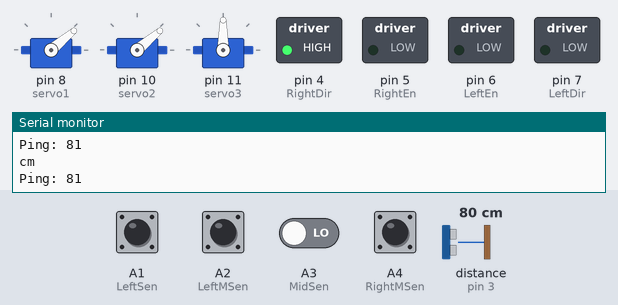
This sketch was run on a simulated Arduino Uno, built with avr-gcc and run on an emulated ATmega328P. Shown: 3 × servo, switched loads named in the sketch (green lamp = pin HIGH), the last lines printed to the serial monitor. The test bench sets the inputs (shaded band); at power-on: A1 (LeftSen), A2 (LeftMSen), A4 (RightMSen) HIGH, A3 (MidSen) LOW, distance to the obstacle (sensor on pin 3) 80 cm. The echo pulse lasts 58.3 µs per cm.

Above: at 1.2 s.
1.3 s: distance to the obstacle (sensor on pin 3) set to 6 cm
3.5 s: distance to the obstacle (sensor on pin 3) set to 3 cm
At 13.6 s:
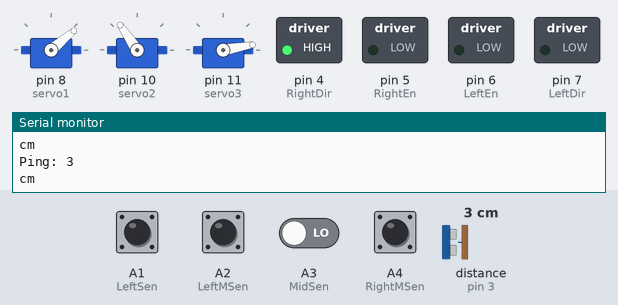
At 17.7 s:
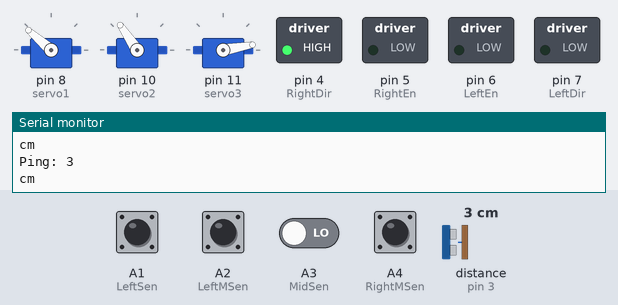
Timing chart, 0 to 24.2 s (numbered marks = the images above; inputs shaded):
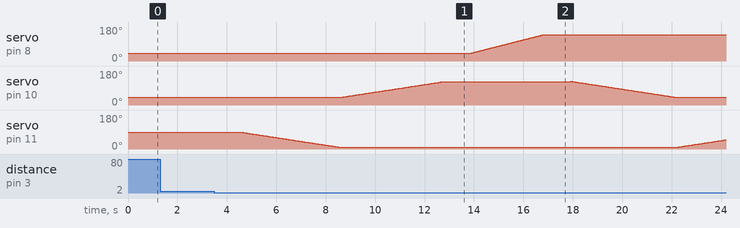

The sketch:

Line_Following_Robot_LSS05_with_robotic_arm_and_Ultrasonic.ino
```cpp
//Author Lukas Johnnyy
//Visit My Facebook Lukas Johnny


//--------For Ultrasonic----------
#include <NewPing.h>
//-----------For Servo Motor----------
#include <Servo.h>

//Define Ultrasonic pin
#define trigPin 2
#define echoPin 3
#define stop_distance 200
int ballFound = 0;
int basketFound = 0;

NewPing sonar(trigPin, echoPin, stop_distance);
int distance;
long duration;

int servo_1 = 0;
int servo_2 = 0;
int servo_3 = 0;

//Define Servo
Servo servo1;
Servo servo2;
Servo servo3;

//Pin declaration
int RightEn = 5;
int RightDir = 4;
int LeftEn = 6;
int LeftDir = 7;
int LeftSen = A1;
int LeftMSen = A2;
int MidSen = A3;
int RightMSen = A4;
int RightSen = A5;

void setup()
{
  Serial.begin(115200);
  //Motor Driver Pin Setup
  pinMode(RightEn,OUTPUT);
  pinMode(RightDir,OUTPUT);
  pinMode(LeftEn,OUTPUT);
  pinMode(LeftDir,OUTPUT);

  digitalWrite(RightDir,HIGH);
  digitalWrite(LeftDir,LOW);

  //LSS05 Auto-Calibrating Line Sensor Pin Setup
  pinMode(LeftSen,INPUT);
  pinMode(LeftMSen,INPUT);
  pinMode(MidSen,INPUT);
  pinMode(RightMSen,INPUT);
  pinMode(RightSen,INPUT);

  //Setup for servo motors
  servo1.attach(8);
  servo2.attach(10);
  servo3.attach(11);

  //Setup for initial position of the servos
  servo1.write(40); //gripper
  servo2.write(40); //gripper supporter
  servo3.write(90); //stand for servo

  //Declare Ultrasonic state
  pinMode(trigPin, OUTPUT);
  pinMode(echoPin, INPUT);
}

void loop()
{
  if((digitalRead(LeftSen)==0)&&(digitalRead(LeftMSen)==0)&&(digitalRead(MidSen)==1)&&(digitalRead(RightMSen)==0)&&(digitalRead(RightSen)==0))
  {
    analogWrite(RightEn, 200);   //PWM Speed Control
    analogWrite(LeftEn, 200);   //PWM Speed Control
  }
  else if((digitalRead(LeftSen)==0)&&(digitalRead(LeftMSen)==1)&&(digitalRead(MidSen)==1)&&(digitalRead(RightMSen)==0)&&(digitalRead(RightSen)==0))
  {
    analogWrite(RightEn, 200);   //PWM Speed Control
    analogWrite(LeftEn, 140);   //PWM Speed Control
  }
  else if((digitalRead(LeftSen)==0)&&(digitalRead(LeftMSen)==1)&&(digitalRead(MidSen)==0)&&(digitalRead(RightMSen)==0)&&(digitalRead(RightSen)==0))
  {
    analogWrite(RightEn, 200);   //PWM Speed Control
    analogWrite(LeftEn, 90);   //PWM Speed Control
  }
  else if((digitalRead(LeftSen)==1)&&(digitalRead(LeftMSen)==1)&&(digitalRead(MidSen)==0)&&(digitalRead(RightMSen)==0)&&(digitalRead(RightSen)==0))
  {
    analogWrite(RightEn, 200);   //PWM Speed Control
    analogWrite(LeftEn, 50);   //PWM Speed Control
  }
  else if((digitalRead(LeftSen)==1)&&(digitalRead(LeftMSen)==0)&&(digitalRead(MidSen)==0)&&(digitalRead(RightMSen)==0)&&(digitalRead(RightSen)==0))
  {
    analogWrite(RightEn, 200);   //PWM Speed Control
    analogWrite(LeftEn, 0);   //PWM Speed Control
  }
  else if((digitalRead(LeftSen)==0)&&(digitalRead(LeftMSen)==0)&&(digitalRead(MidSen)==1)&&(digitalRead(RightMSen)==1)&&(digitalRead(RightSen)==0))
  {
    analogWrite(RightEn, 140);   //PWM Speed Control
    analogWrite(LeftEn, 200);   //PWM Speed Control
  }
  else if((digitalRead(LeftSen)==0)&&(digitalRead(LeftMSen)==0)&&(digitalRead(MidSen)==0)&&(digitalRead(RightMSen)==1)&&(digitalRead(RightSen)==0))
  {
    analogWrite(RightEn, 90);   //PWM Speed Control
    analogWrite(LeftEn, 200);   //PWM Speed Control
  }
  else if((digitalRead(LeftSen)==0)&&(digitalRead(LeftMSen)==0)&&(digitalRead(MidSen)==0)&&(digitalRead(RightMSen)==1)&&(digitalRead(RightSen)==1))
  {
    analogWrite(RightEn, 50);   //PWM Speed Control
    analogWrite(LeftEn, 200);   //PWM Speed Control
  }
  else if((digitalRead(LeftSen)==0)&&(digitalRead(LeftMSen)==0)&&(digitalRead(MidSen)==0)&&(digitalRead(RightMSen)==0)&&(digitalRead(RightSen)==1))
  {
    analogWrite(RightEn, 0);   //PWM Speed Control
    analogWrite(LeftEn, 200);   //PWM Speed Control
  }
  detectobject();
}

void detectobject()
{
 Serial.print("Ping: ");
 distance = sonar.ping_cm();
Serial.println(sonar.ping_cm());
 Serial.println("cm");

  if (distance > 2 && distance < 5&& ballFound == 0 && basketFound == 0)
 {
    analogWrite(RightEn, 0);   //PWM Speed Control
    analogWrite(LeftEn, 0);   //PWM Speed Control
  //Ball Found, let's catch the ball !!
  delay(1000);
  if (servo_3 == 0 && servo_2 == 0 && servo_1 == 0)
    {

   // Servo 3 will go down to assist the position of servo that control gripper motor
     for (int i = 90; i>9; i--)
    {
      servo3.write(i);
      delay(50);
      //servo_3 = 1;
      //servo_2 = 1;
    }

    //Servo 2 going down to assist gripper
    for (int i = 40; i<125; i++)
  {
    servo2.write(i);
    //servo_1 = 1;
    //servo_2 = 0;
    //servo_3 = 0;
    delay(50);
  }

    //Gripper going down and pick the ball

   delay(1000);
   for (int i = 40; i<140; i++)
  {
    servo1.write(i);
    delay(30);
  }
  delay(1000);
  ballFound = 1;
  basketFound = 0;
  }
 //Gripper will hold the ball and Servo 2 will going up
    delay(100);
    for (int i = 125; i>40; i--)
    {
      servo1.write(140);
      servo2.write(i);
      delay(50);
    }
    //servo_1 = 1;
    //servo_2 = 0;
    ///servo_3 = 1;
  //servo_2 = 0;

     //Long servo will go up
    for (int i = 9; i<90; i++)
    {
    servo3.write(i);
    delay(50);
    //servo_3 = 0;
    //servo_1 = 0;
   // servo_2 = 1;
    ballFound = 1;
    basketFound = 1;
   }

  }
//--------------------------

 else if ((distance <=5) && (basketFound == 1) && (ballFound == 1))
 {

  Serial.println("Putting the ball into basket !");

 }

 }
```

Measured:
- the behaviour switches between 5 and 4 cm on distance to the obstacle (sensor on pin 3) (found by bisection; images 0 and 1)
- after the input at 3.5 s, servo on pin 8 (servo1): moves from 40° to 140° over 4.1 s, starting after 10.3 s; servo on pin 10 (servo2): rises from 40° to 125° in 9.3 s, then falls to 41° in 4.2 s
